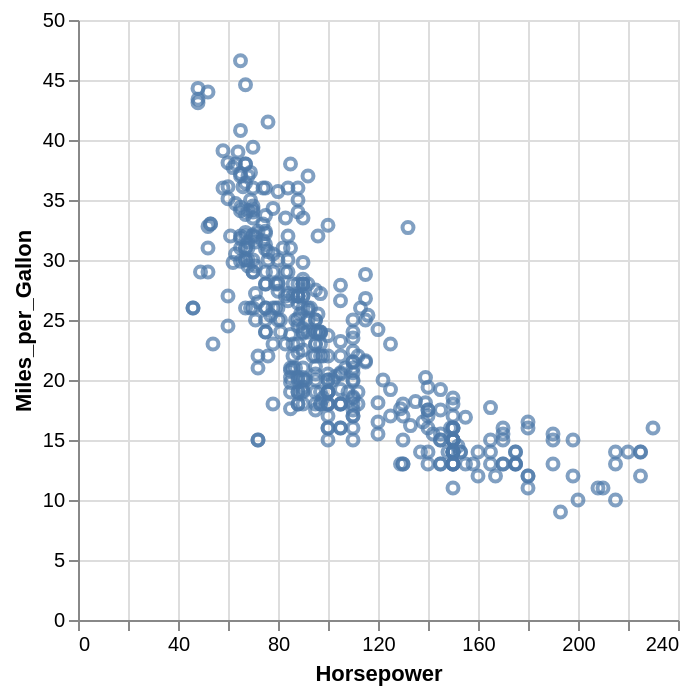

The notebook cell saved with this chart:
### Code cell
# Finally, let's add one more encoding channel
chart1 = alt.Chart(cars).mark_point().encode(
    x='Horsepower',
    y='Miles_per_Gallon'
)

chart1

### Figure 1 — Vega-Lite specification as saved in the notebook (floating-point values rounded to 4 significant figures; data arrays with more than 128 entries replaced by an {"elided": "..."} marker saying what was removed)
{"config": {"view": {"continuousWidth": 300, "continuousHeight": 300}}, "data": {"name": "data-583e73726c1545c56c203344161a975c"}, "mark": {"type": "point"}, "encoding": {"x": {"field": "Horsepower", "type": "quantitative"}, "y": {"field": "Miles_per_Gallon", "type": "quantitative"}}, "$schema": "https://vega.github.io/schema/vega-lite/v6.1.0.json", "datasets": {"data-583e73726c1545c56c203344161a975c": {"elided": "406 records"}}}
